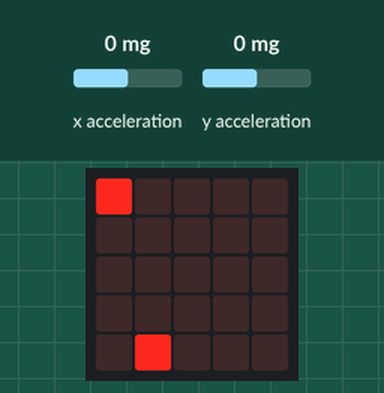
Simulated run of this program. Board: BBC micro:bit (MakeCode). On the bench: the board's 5×5 LED display. The test bench sets the inputs (shaded band); at power-on: x acceleration 0 mg, y acceleration 0 mg. Random numbers come from a fixed seed; the short countdown, score and lost-life animations are approximate.

Above: at 1.2 s.
1.3 s: x acceleration set to 562 mg
2.8 s: x acceleration set to 632 mg
At 2.81 s:
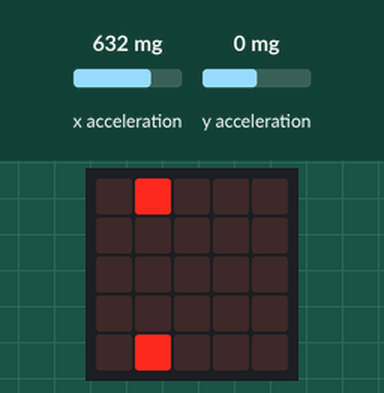
At 3.4 s:
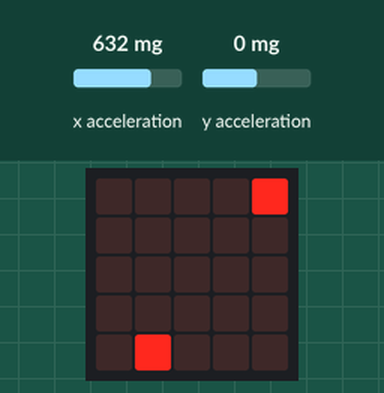
4.3 s: y acceleration set to 571 mg
5.8 s: y acceleration set to 645 mg
At 6.1 s:
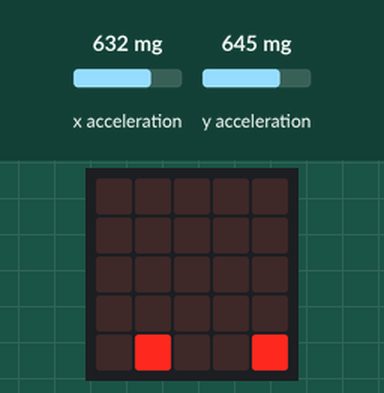
7.3 s: x acceleration set to -579 mg
8.8 s: x acceleration set to -650 mg
At 9.8 s:
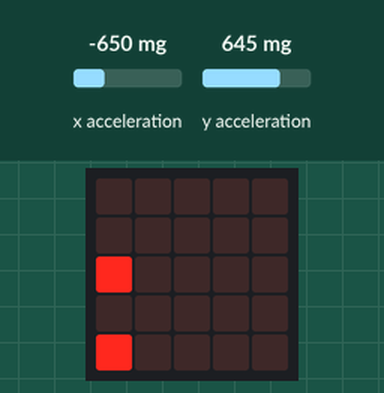
Timing chart, 0 to 11.5 s (numbered marks = the images above; inputs shaded):
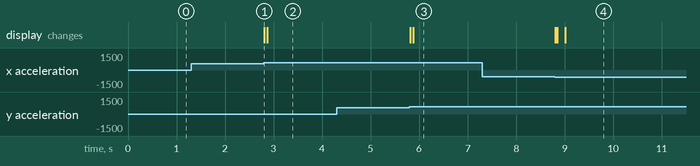

The program:

main.ts
```typescript
function CreaEnemigo () {
    Enemigo = game.createSprite(randint(0, 4), randint(0, 4))
}
let Enemigo: game.LedSprite = null
basic.clearScreen()
let Jugador = game.createSprite(0, 0)
game.setScore(0)
CreaEnemigo()
basic.forever(function () {
    if (input.acceleration(Dimension.X) > 600) {
        Jugador.change(LedSpriteProperty.X, 1)
    }
    if (input.acceleration(Dimension.X) < -600) {
        Jugador.change(LedSpriteProperty.X, -1)
    }
    if (input.acceleration(Dimension.Y) > 600) {
        Jugador.change(LedSpriteProperty.Y, 1)
    }
    if (input.acceleration(Dimension.Y) < -600) {
        Jugador.change(LedSpriteProperty.Y, -1)
    }
    if (Jugador.isTouching(Enemigo)) {
        game.addScore(1)
        Enemigo.delete()
        CreaEnemigo()
    }
})
```

test.ts
```typescript
// aquí va el archivo "tests"; esto no se compilará cuando este paquete se utilice como una extensión.
```

Measured:
- the behaviour switches between 600 and 601 mg on x acceleration (found by bisection; images 0 and 1)
- the behaviour switches between 600 and 601 mg on y acceleration (found by bisection; images 2 and 3)
- the behaviour switches between -600 and -601 mg on x acceleration (found by bisection; images 3 and 4)
- after the input at 1.3 s, every drawn part: stays the same
- after the input at 2.8 s, the display: changes at once (image 1)
- after the input at 4.3 s, every drawn part: stays the same
- after the input at 5.8 s, the display: first changes at once (image 3 shows a later state)
- after the input at 7.3 s, every drawn part: stays the same
- after the input at 8.8 s, the display: first changes at once (image 4 shows a later state)
